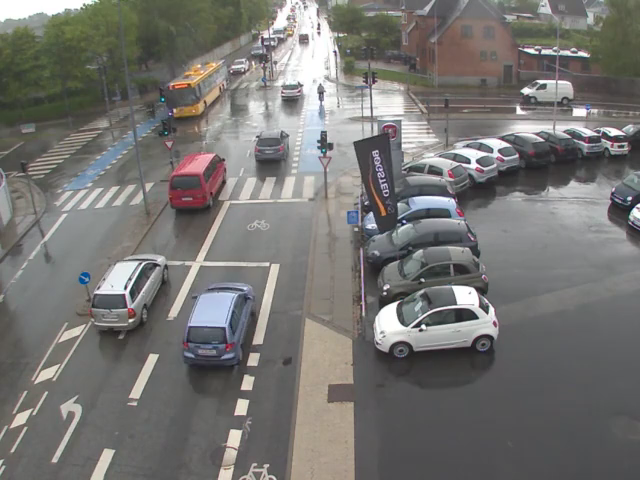
#> input picture data_tuto/cars_10_frames/frame_05000.png, 640 x 480 px
$ python -i gmc.py   (imports and definitions only)
#> lines starting #> are read from the running program, lines starting #| are printed output that depends on the picture
#> further down, picture is the input picture: shape (480, 640, 3); mean B, G, R 114.3, 116.9, 118.2
import copy
import time

import cv2
import matplotlib.pyplot as plt
import numpy as np


class GMC:
    def __init__(self, method="sparseOptFlow", downscale=2, verbose=None):
        super(GMC, self).__init__()

        self.method = method
        self.downscale = max(1, int(downscale))

        if self.method == "orb":
            self.detector = cv2.FastFeatureDetector_create(20)
            self.extractor = cv2.ORB_create()
            self.matcher = cv2.BFMatcher(cv2.NORM_HAMMING)

        elif self.method == "sift":
            self.detector = cv2.SIFT_create(
                nOctaveLayers=3, contrastThreshold=0.02, edgeThreshold=20
            )
            self.extractor = cv2.SIFT_create(
                nOctaveLayers=3, contrastThreshold=0.02, edgeThreshold=20
            )
            self.matcher = cv2.BFMatcher(cv2.NORM_L2)

        elif self.method == "ecc":
            number_of_iterations = 5000
            termination_eps = 1e-6
            self.warp_mode = cv2.MOTION_EUCLIDEAN
            self.criteria = (
                cv2.TERM_CRITERIA_EPS | cv2.TERM_CRITERIA_COUNT,
                number_of_iterations,
                termination_eps,
            )

        elif self.method == "sparseOptFlow":
            self.feature_params = dict(
                maxCorners=1000,
                qualityLevel=0.01,
                minDistance=1,
                blockSize=3,
                useHarrisDetector=False,
                k=0.04,
            )
            # self.gmc_file = open('GMC_results.txt', 'w')

        elif self.method == "file" or self.method == "files":
            seqName = verbose[0]
            ablation = verbose[1]
            if ablation:
                filePath = r"tracker/GMC_files/MOT17_ablation"
            else:
                filePath = r"tracker/GMC_files/MOTChallenge"

            if "-FRCNN" in seqName:
                seqName = seqName[:-6]
            elif "-DPM" in seqName:
                seqName = seqName[:-4]
            elif "-SDP" in seqName:
                seqName = seqName[:-4]

            self.gmcFile = open(filePath + "/GMC-" + seqName + ".txt", "r")

            if self.gmcFile is None:
                raise ValueError("Error: Unable to open GMC file in directory:" + filePath)
        elif self.method == "none" or self.method == "None":
            self.method = "none"
        else:
            raise ValueError("Error: Unknown CMC method:" + method)

        self.prevFrame = None
        self.prevKeyPoints = None
        self.prevDescriptors = None

        self.initializedFirstFrame = False

    def apply(self, raw_frame, detections=None):
        if self.method == "orb" or self.method == "sift":
            return self.applyFeaures(raw_frame, detections)
        elif self.method == "ecc":
            return self.applyEcc(raw_frame, detections)
        elif self.method == "sparseOptFlow":
            return self.applySparseOptFlow(raw_frame, detections)
        elif self.method == "file":
            return self.applyFile(raw_frame, detections)
        elif self.method == "none":
            return np.eye(2, 3)
        else:
            return np.eye(2, 3)

    # [163 lines left out: functions applyEcc, applyFeaures, not called in this run]

    def applySparseOptFlow(self, raw_frame, detections=None):

        t0 = time.time()

        # Initialize
        height, width, _ = raw_frame.shape
#> height = 480; width = 640
        frame = cv2.cvtColor(raw_frame, cv2.COLOR_BGR2GRAY)
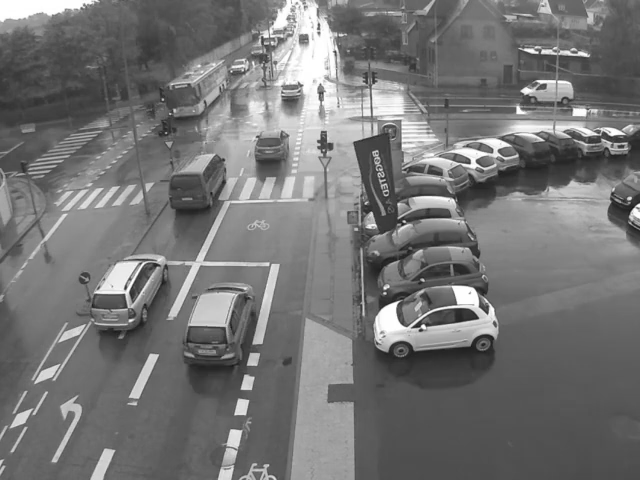
#> frame: shape (480, 640); min 22, max 255, mean 116.9
        H = np.eye(2, 3)

        # Downscale image
        if self.downscale > 1.0:
            # frame = cv2.GaussianBlur(frame, (3, 3), 1.5)
            frame = cv2.resize(frame, (width // self.downscale, height // self.downscale))
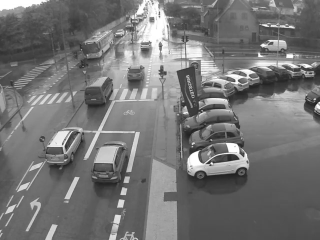
#> frame: shape (240, 320); min 32, max 255, mean 117.1

        # find the keypoints
        keypoints = cv2.goodFeaturesToTrack(frame, mask=None, **self.feature_params)
#> keypoints = 1000 rows, first 8: [211, 163], [261, 45], [238, 158], [234, 81], [238, 80], [249, 75], [197, 152], [243, 156]

        # Handle first frame
        if not self.initializedFirstFrame:
            # Initialize data
            self.prevFrame = frame.copy()
            self.prevKeyPoints = copy.copy(keypoints)
#> self.prevKeyPoints has the same summary as keypoints

            # Initialization done
            self.initializedFirstFrame = True

            return H

        # find correspondences
        matchedKeypoints, status, err = cv2.calcOpticalFlowPyrLK(
            self.prevFrame, frame, self.prevKeyPoints, None
        )

        # leave good correspondences only
        prevPoints = []
        currPoints = []

        for i in range(len(status)):
            if status[i]:
                prevPoints.append(self.prevKeyPoints[i])
                currPoints.append(matchedKeypoints[i])

        prevPoints = np.array(prevPoints)
        currPoints = np.array(currPoints)

        # Find rigid matrix
        if (np.size(prevPoints, 0) > 4) and (np.size(prevPoints, 0) == np.size(prevPoints, 0)):
            H, inliesrs = cv2.estimateAffinePartial2D(prevPoints, currPoints, cv2.RANSAC)

            # Handle downscale
            if self.downscale > 1.0:
                H[0, 2] *= self.downscale
                H[1, 2] *= self.downscale
        else:
            print("Warning: not enough matching points")

        # Store to next iteration
        self.prevFrame = frame.copy()
        self.prevKeyPoints = copy.copy(keypoints)

        t1 = time.time()

        # gmc_line = str(1000 * (t1 - t0)) + "\t" + str(H[0, 0]) + "\t" + str(H[0, 1]) + "\t" + str(
        #     H[0, 2]) + "\t" + str(H[1, 0]) + "\t" + str(H[1, 1]) + "\t" + str(H[1, 2]) + "\n"
        # self.gmc_file.write(gmc_line)

        return H

    # [12 lines left out: function applyFile, not called in this run]

>>> import cv2
>>> picture = cv2.imread('../../../../../../../data_tuto/cars_10_frames/frame_05000.png')
>>> result = GMC().apply(picture)
#> result = [[1, 0, 0], [0, 1, 0]]
